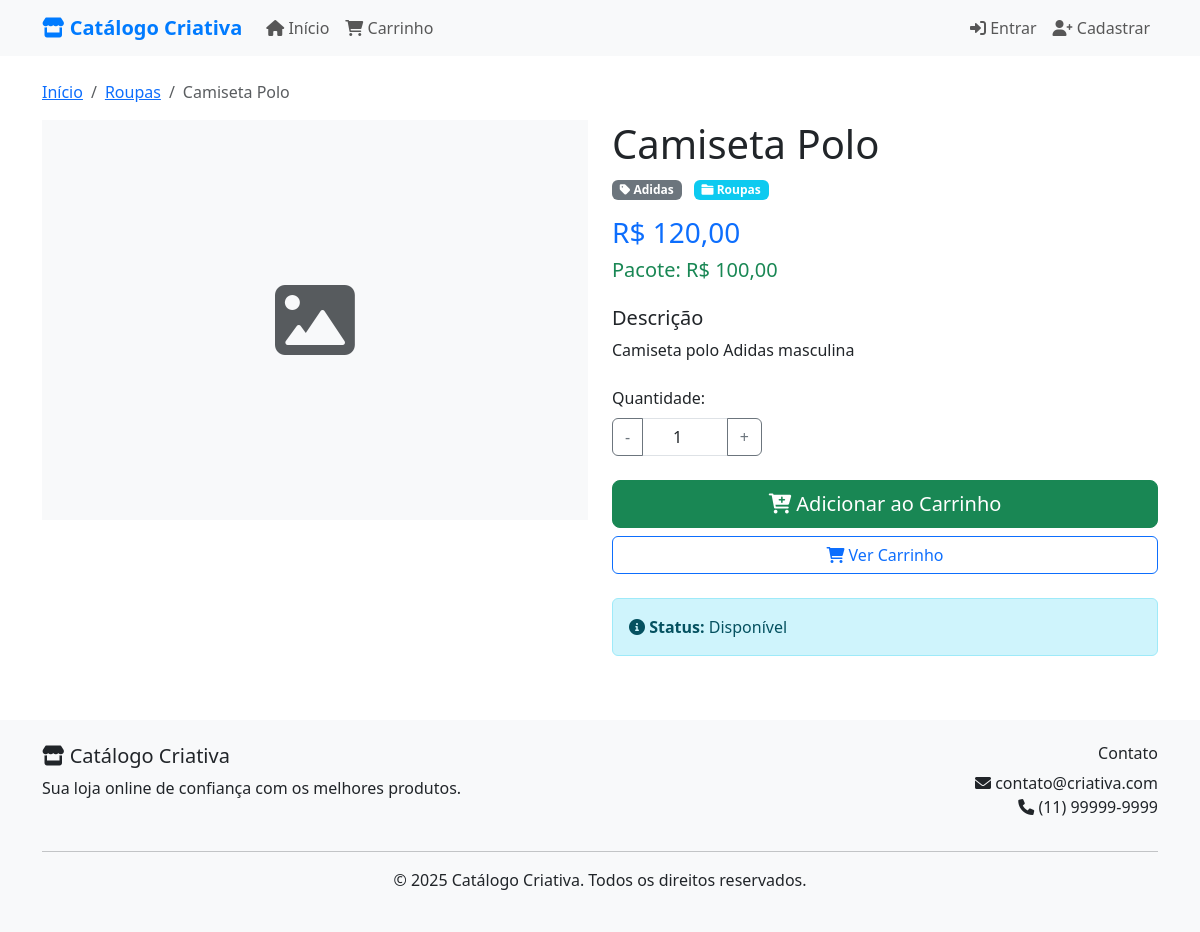
Page /?controller=home&action=product&id=4 on the committed database.
### tables this page shows
CREATE TABLE IF NOT EXISTS products (
    id INT AUTO_INCREMENT PRIMARY KEY,
    name VARCHAR(255) NOT NULL,
    brand_id INT,
    category_id INT,
    description TEXT,
    unit_price DECIMAL(10,2) NOT NULL,
    package_price DECIMAL(10,2),
    status ENUM('available', 'unavailable') DEFAULT 'available',
    created_at TIMESTAMP DEFAULT CURRENT_TIMESTAMP,
    updated_at TIMESTAMP DEFAULT CURRENT_TIMESTAMP ON UPDATE CURRENT_TIMESTAMP,
    FOREIGN KEY (brand_id) REFERENCES brands(id) ON DELETE SET NULL,
    FOREIGN KEY (category_id) REFERENCES categories(id) ON DELETE SET NULL
);

CREATE TABLE IF NOT EXISTS categories (
    id INT AUTO_INCREMENT PRIMARY KEY,
    name VARCHAR(255) NOT NULL,
    description TEXT,
    created_at TIMESTAMP DEFAULT CURRENT_TIMESTAMP
);

CREATE TABLE IF NOT EXISTS brands (
    id INT AUTO_INCREMENT PRIMARY KEY,
    name VARCHAR(255) NOT NULL,
    description TEXT,
    created_at TIMESTAMP DEFAULT CURRENT_TIMESTAMP
);

### core/Controller.php (called while the page is built, shortened)
<?php
class Controller {
    protected function view($view, $data = []) {
        extract($data);
        require_once "views/$view.php";
    }
}
?>

### controllers/HomeController.php (called while the page is built, shortened)
<?php
class HomeController extends Controller {
    private $productModel;
    public function __construct() {
        $this->productModel = new Product();
    }
    public function product() {
        $id = $_GET['id'] ?? null;
        $product = $this->productModel->findById($id);
        $images = $this->productModel->getImages($id);
        $videos = $this->productModel->getVideos($id);
        $this->view('home/product', [
            'product' => $product,
            'images' => $images,
            'videos' => $videos
        ]);
    }
}
?>

### core/Database.php (called while the page is built, shortened)
<?php
class Database {
    private static $instance = null;
    private $connection;
    private function __construct() {
        try {
            $this->connection = new PDO(
                "mysql:host=" . DB_HOST . ";dbname=" . DB_NAME . ";charset=utf8",
                DB_USER,
                DB_PASS,
                [
                    PDO::ATTR_ERRMODE => PDO::ERRMODE_EXCEPTION,
                    PDO::ATTR_DEFAULT_FETCH_MODE => PDO::FETCH_ASSOC,
                    PDO::ATTR_EMULATE_PREPARES => false
                ]
            );
        } catch (PDOException $e) {
            die("Erro na conexão: " . $e->getMessage());
        }
    }
    public static function getInstance() {
        if (self::$instance === null) {
            self::$instance = new self();
        }
        return self::$instance;
    }
    public function query($sql, $params = []) {
        $stmt = $this->connection->prepare($sql);
        $stmt->execute($params);
        return $stmt;
    }
    public function fetch($sql, $params = []) {
        $stmt = $this->query($sql, $params);
        return $stmt->fetch();
    }
}
?>

### models/Product.php (called while the page is built, shortened)
<?php
class Product {
    private $db;
    public function __construct() {
        $this->db = Database::getInstance();
    }
    public function findById($id) {
        $sql = "SELECT p.*, b.name as brand_name, c.name as category_name
                FROM products p
                LEFT JOIN brands b ON p.brand_id = b.id
                LEFT JOIN categories c ON p.category_id = c.id
                WHERE p.id = ?";
        return $this->db->fetch($sql, [$id]);
    }
}
?>

### views/home/product.php (the view, shortened to what this page needs)
<?php require_once 'views/layout/header.php'; ?>
<div class="container mt-4">
    <nav aria-label="breadcrumb">
        <ol class="breadcrumb">
            <li class="breadcrumb-item"><a href="<?= BASE_URL ?>">Início</a></li>
            <li class="breadcrumb-item"><a href="<?= BASE_URL ?>?controller=home&action=index&category=<?= $product['category_id'] ?>"><?= htmlspecialchars($product['category_name']) ?></a></li>
            <li class="breadcrumb-item active"><?= htmlspecialchars($product['name']) ?></li>
        </ol>
    </nav>
    <div class="row">
        <div class="col-md-6">
            <div id="productCarousel" class="carousel slide" data-bs-ride="carousel">
                <div class="carousel-inner">
                    <?php if (!empty($images)): ?>
                        <?php foreach ($images as $index => $image): ?>
                            <div class="carousel-item <?= $index === 0 ? 'active' : '' ?>">
                                <img src="<?= BASE_URL ?>/uploads/products/<?= $image['image_path'] ?>" class="d-block w-100" style="height: 400px; object-fit: cover;" alt="Imagem do produto">
                            </div>
                        <?php endforeach; ?>
                    <?php else: ?>
                        <div class="carousel-item active">
                            <div class="d-flex align-items-center justify-content-center bg-light" style="height: 400px;">
                                <i class="fas fa-image fa-5x text-muted"></i>
                            </div>
                        </div>
                    <?php endif; ?>
                </div>
            </div>
        </div>
        <div class="col-md-6">
            <h1><?= htmlspecialchars($product['name']) ?></h1>
            <div class="mb-3">
                <span class="badge bg-secondary me-2">
                    <i class="fas fa-tag"></i> <?= htmlspecialchars($product['brand_name'] ?? 'Sem marca') ?>
                </span>
                <span class="badge bg-info">
                    <i class="fas fa-folder"></i> <?= htmlspecialchars($product['category_name'] ?? 'Sem categoria') ?>
                </span>
            </div>
            <div class="mb-4">
                <h3 class="text-primary">R$ <?= number_format($product['unit_price'], 2, ',', '.') ?></h3>
                <?php if ($product['package_price']): ?>
                    <h5 class="text-success">Pacote: R$ <?= number_format($product['package_price'], 2, ',', '.') ?></h5>
                <?php endif; ?>
            </div>
            <div class="mb-4">
                <h5>Descrição</h5>
                <p><?= nl2br(htmlspecialchars($product['description'])) ?></p>
            </div>
            <div class="mb-4">
                <label class="form-label">Quantidade:</label>
                <div class="input-group" style="max-width: 150px;">
                    <button class="btn btn-outline-secondary" type="button" onclick="changeQuantity(-1)">-</button>
                    <input type="number" class="form-control text-center" id="quantity" value="1" min="1">
                    <button class="btn btn-outline-secondary" type="button" onclick="changeQuantity(1)">+</button>
                </div>
            </div>
            <div class="d-grid gap-2">
                <button class="btn btn-success btn-lg" onclick="addToCart(<?= $product['id'] ?>, document.getElementById('quantity').value)">
                    <i class="fas fa-cart-plus"></i> Adicionar ao Carrinho
                </button>
                <a href="<?= BASE_URL ?>?controller=cart&action=index" class="btn btn-outline-primary">
                    <i class="fas fa-shopping-cart"></i> Ver Carrinho
                </a>
            </div>
            <div class="mt-4">
                <div class="alert alert-info">
                    <i class="fas fa-info-circle"></i>
                    <strong>Status:</strong>
                    <?= $product['status'] === 'available' ? 'Disponível' : 'Indisponível' ?>
                </div>
            </div>
        </div>
    </div>
</div>
<?php require_once 'views/layout/footer.php'; ?>

### rows in the picture
products: category.name "Roupas", name "Camiseta Polo", brand.name "Adidas", unit_price "120,00", package_price "100,00", description "Camiseta polo Adidas masculina"
